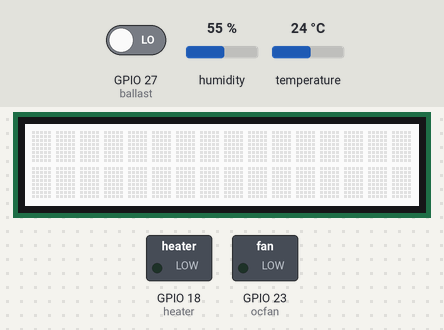
The program below on a simulated Raspberry Pi (BCM pin numbers). Shown: 16×2 character LCD, switched loads named in the program (green lamp = pin HIGH). Inputs (shaded band) come from the test bench; at power-on: temperature 24 °C, GPIO 27 (ballast) LOW, humidity 55 %. The clock reads 2024-03-15 10:24:30 at power-on unless the program sets it; web requests get an empty 200 reply after 0.4 s.

Above: at 1.2 s.
1.3 s: temperature set to 20.8 °C
15.3 s: temperature set to 19.5 °C
At 25.2 s:
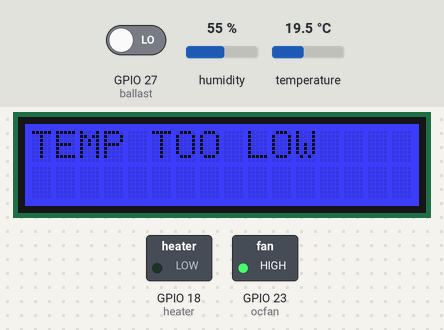
37.7 s: temperature set to 33 °C
At 44.1 s:
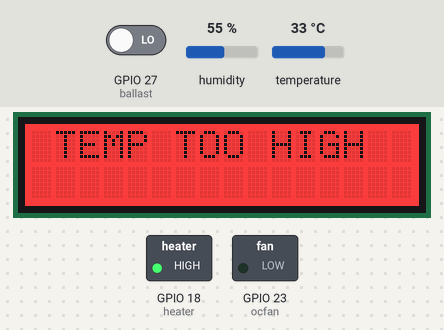
57.1 s: temperature set to 12 °C
At 64.0 s:
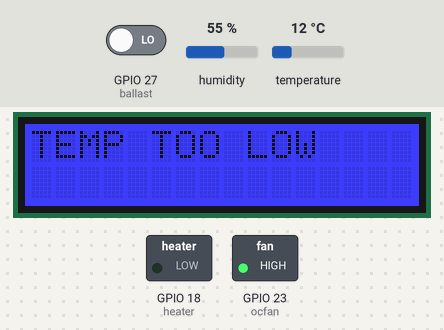
Timing chart, 0 to 65.5 s (numbered marks = the images above; inputs shaded):
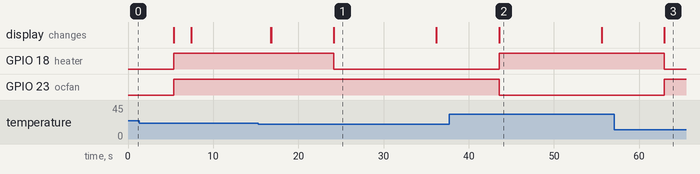

Measured:
- the behaviour switches between 20 and 19.9 °C on temperature (found by bisection; images 0 and 1)
- after the input at 15.3 s, GPIO 18 (heater): HIGH → LOW after 8.9 s; the display: first differs from a run without the input after 8.9 s (image 1)
- after the input at 37.7 s, GPIO 18 (heater): LOW → HIGH after 5.9 s; GPIO 23 (ocfan): HIGH → LOW after 5.9 s; the display: changes after 5.9 s (image 2)
- after the input at 57.1 s, GPIO 18 (heater): HIGH → LOW after 5.9 s; GPIO 23 (ocfan): LOW → HIGH after 5.9 s; the display: changes after 5.9 s (image 3)
- what the display in image 1 shows lasts 12.0 s, from 24.2 s to 36.2 s

The program:

main.py
```python
# (licence header left out)
import Adafruit_CharLCD as LCD
import Adafruit_DHT as dht
import settings
import gpioState
import RPi.GPIO as GPIO
from datetime import datetime
import time
from Adafruit_IO import Client

###Adafruit.IO###
settings.webgui()
guienable = settings.enable1
ADAFRUIT_IO_KEY = settings.key1
web = Client(ADAFRUIT_IO_KEY)
####Settings####
settings.temps()
temp1 = settings.maxTemp
temp2 = settings.minTemp
settings.pins()
pin5 = settings.dhtsensor
pin3 = settings.heater
pin4 = settings.ocfan
settings.heat()
heatvar = settings.heat1
settings.cooling()
coolvar = settings.cool1
###setup###
GPIO.setup(pin3, GPIO.OUT)  # heater
GPIO.setup(pin4, GPIO.OUT)  # ac
lcd = LCD.Adafruit_CharLCDPlate() # defines lcd
###Main Loop###
while True:
    # get gpio states
    gpioState.relay1()
    gpstate1 = gpioState.state1  # heater
    gpioState.relay3()
    gpstate3 = gpioState.state3  # heater
    gpioState.relay4()
    gpstate4 = gpioState.state4  # ac
    now = datetime.now()
    try:
        h,t = dht.read_retry(dht.DHT22, pin5)  # read DHT22
    except Exception:
        time.sleep(5.0)
        print("main.py DHTread error @ ", now)
    time.sleep(2)
    if guienable == 1:
        try:
            web.send('Temp', t)
            web.send('Humd', h)
        except Exception:
            print("main.py AdafruitIO send error error @ ", now)
            time.sleep(5.0)
    time.sleep(2)
    t1 = t * 9/5.0 + 32
    if t > temp2 and t < temp1:
        lcd.set_color(0.0, 1.0, 0.0) # green = good temp
        if heatvar == 1:
            if gpstate3 == 0:
                GPIO.output(pin3, GPIO.HIGH)  # heater off
        if coolvar == 1:
            if gpstate4 == 0:
                GPIO.output(pin4, GPIO.HIGH)  # ac off
    if t > temp1:  # explains itself
        lcd.set_color(1.0, 0.0, 0.0)  # high heat
        lcd.clear()
        lcd.message(' TEMP TOO HIGH \n')
        if heatvar == 1:
            if gpstate3 == 0:
                GPIO.output(pin3, GPIO.HIGH)  # heater off
        if coolvar == 1:
            if gpstate4 == 1:
                GPIO.output(pin4, GPIO.LOW)  # ac on
        time.sleep(10)
    if t < temp2:
        lcd.clear()
        lcd.set_color(0.0, 0.0, 1.0)  # Blue = cold shut off a/c
        lcd.message('TEMP TOO LOW\n')
        if coolvar == 1:
            if gpstate4 == 0:
                GPIO.output(pin4, GPIO.HIGH)  # ac off
        if heatvar == 1:
            if gpstate3 == 1:
                GPIO.output(pin3, GPIO.LOW)  # heater on
        time.sleep(10)
    time.sleep(2)
    lcd.clear()  # clear the lcd
    lcd.message('T={0:0.1f} H={1:0.1f}\nF={2:0.1f} %s:%s:%s'.format(t, h, t1) % (now.hour, now.minute, now.second))
    time.sleep(2)
    if gpstate1 == 1:
        lcd.clear()
        lcd.set_color(1.0, 0.0, 1.0)
        lcd.message('light is off\nDO NOT OPEN DOOR' )
        time.sleep(5)
```

settings.py
```python
#!/usr/bin/env python3
###settings.py###

###set min max temps here, in C###
def temps():
    global maxTemp, minTemp
    maxTemp = 30   # temp at which the A/C turns on
    minTemp = 20   # temp at which the heater turns on
###set pins here###
def pins():
    global ballast, ballastfan, heater, ocfan, dhtsensor
    ballast = 27
    ballastfan = 22
    heater = 18
    ocfan = 23
    dhtsensor = 17
def expGpio():
    global gp1, gp2, gp3, gp4
    gp1 = "/sys/class/gpio/gpio27/value"
    gp2 = "/sys/class/gpio/gpio22/value"
    gp3 = "/sys/class/gpio/gpio18/value"
    gp4 = "/sys/class/gpio/gpio23/value"
###SET PINs ABOVE###

###set light times here### 24hr time scale
def light():
    global lightOn, lightOff
    lightOn = 8
    lightOff = 20
## BELOW ARE OPTIONAL, 0 all to turn off
#  heat/ handled in lcd.py#0 = no heat, 1 = heat
def heat():
    global heat1
    heat1 = 1  # is a heater installed, 0 = no / 1 = yes
def cooling():
    global cool1
    cool1 = 1  # is a AC unit installed, 0 = no / 1 = yes
def webgui():  #  requires a Adafruit.IO account(free)
    global enable1, key1
    enable1 = 1   # webGui enable #  ## 0 = no / 1 = yes
    key1 = 'your_adafruit_IO_key'


''' # what to turn on at boot, NOT FINISHED
def boot():
    global 1, 2, 3, 4
    1 = 0
    2 = 0
    3 = 0
    4 = 0


'''
```

gpioState.py
```python
#!/usr/bin/env python3
#state 0 = on
#state 1 = off
import settings
settings.expGpio()
pinvar1 = settings.gp1  # ballast
pinvar2 = settings.gp2  # ballast fan
pinvar3 = settings.gp3  # heater
pinvar4 = settings.gp4  # ac
def relay1():
    global state1
    with open(pinvar1) as gpio1:
        state1 = int(gpio1.read())
def relay2():
    global state2
    with open(pinvar2) as gpio2:
        state2 = int(gpio2.read())
def relay3():
    global state3
    with open(pinvar3) as gpio3:
        state3 = int(gpio3.read())
def relay4():
    global state4
    with open(pinvar4) as gpio4:
        state4 = int(gpio4.read())
if __name__ == "__main__":
    relay1()
    print("Ballast =", state1)
    if state1 == 1:
        print('off')
    if state1 == 0:
        print('on')
    relay2()
    print("Ballast Fan =", state2)
    if state2 == 1:
        print('off')
    if state2 == 0:
        print('on')
    relay3()
    print("Heater =", state3)
    if state3 == 1:
        print('off')
    if state3 == 0:
        print('on')
    relay4()
    print("ac fan =", state4)
    if state4 == 1:
        print('off')
    if state4 == 0:
        print('on')
```
